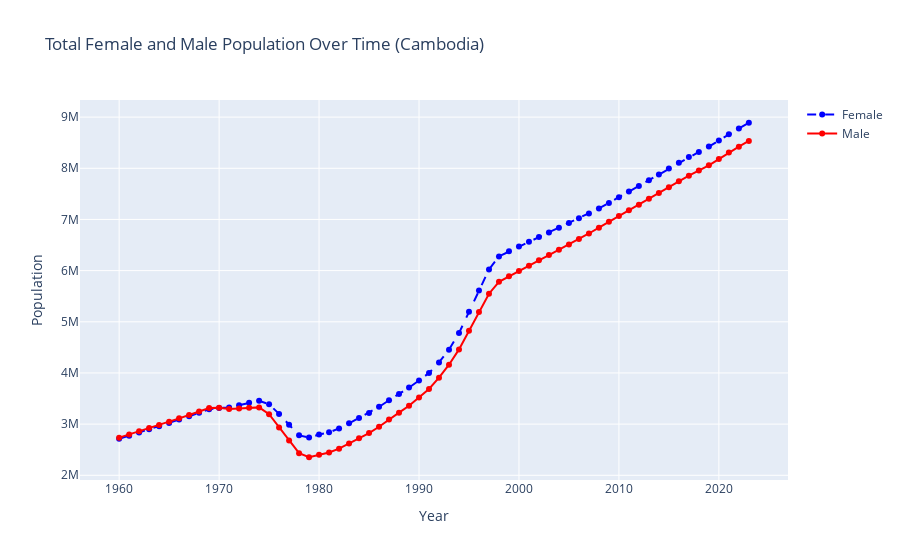
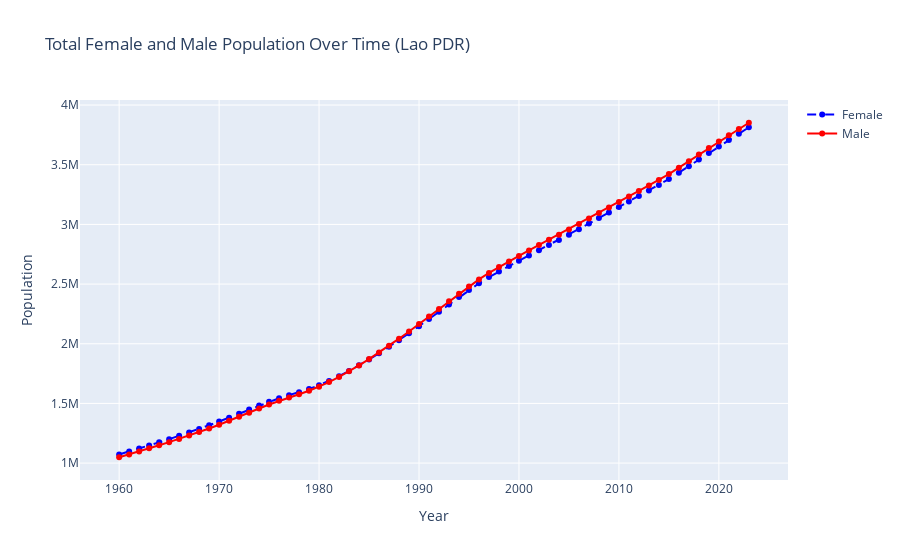
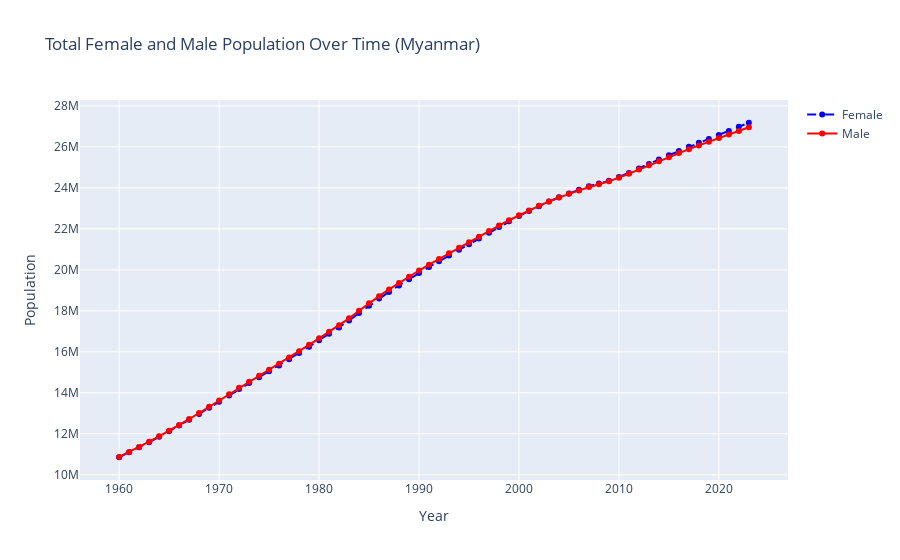
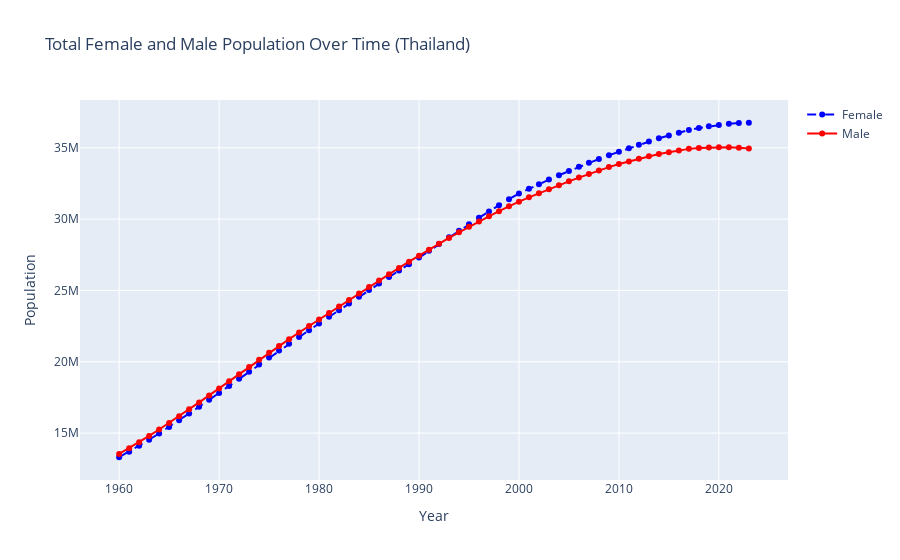

The cell these charts' notebook holds for them, in order:
### Code cell
# Produce total female versus male populations over time for each country 

import plotly.graph_objects as go

def overlay_population(country_name, df):
    """
    Function to overlay female and male population for a given country.

    Parameters:
    - country_name (str): The name of the country whose data will be plotted.
    - df (pd.DataFrame): The DataFrame containing the population data with MultiIndex columns.

    Returns:
    - A Plotly figure with the overlayed female and male population data.
    """
    
    # Check if the country exists in the subcolumns
    if country_name not in df.columns.get_level_values('country'):
        print(f"Country '{country_name}' not found in the dataset.")
        return
    
    # Extract the female and male population data for the country
    female = df[('Total Female', country_name)]
    male = df[('Total Male', country_name)]
    
    # Create a figure
    fig = go.Figure()
    
    # Add the female population plot
    fig.add_trace(go.Scatter(x=female.index, y=female, mode='lines+markers', name='Female', line=dict(dash='dash', color='blue')))
    
    # Add the male population plot
    fig.add_trace(go.Scatter(x=male.index, y=male, mode='lines+markers', name='Male', line=dict(dash='solid', color='red')))
    
    # Add title and labels
    fig.update_layout(title=f"Total Female and Male Population Over Time ({country_name})",
                      xaxis_title="Year",
                      yaxis_title="Population")
    
    # Show the plot
    fig.show()


overlay_population("Cambodia", SEA_pop)
overlay_population("Lao PDR", SEA_pop)
overlay_population("Myanmar", SEA_pop)
overlay_population("Thailand", SEA_pop)
overlay_population("Viet Nam", SEA_pop)
